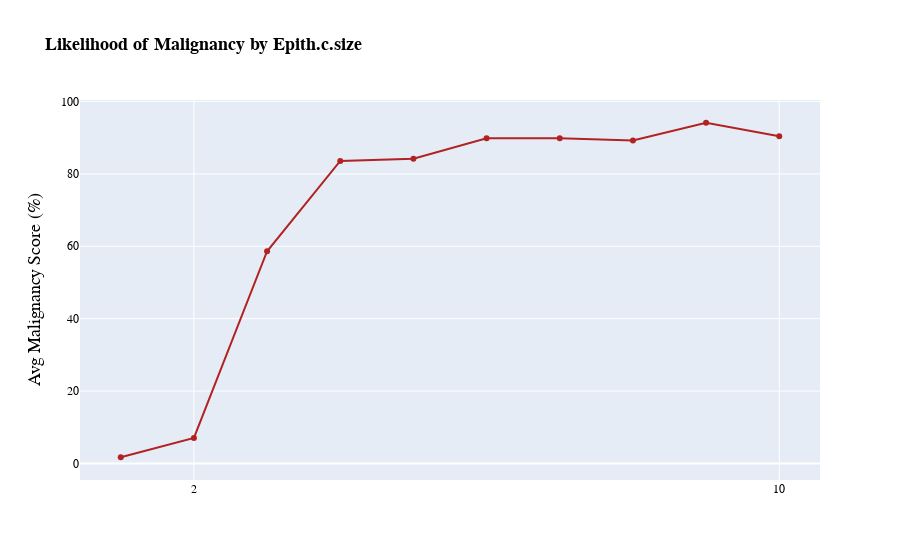

Notebook source saved alongside this figure:
### Code cell
fig = go.Figure()
fig.add_trace(go.Scatter(x=epith.index, y=epith['Score']*100,
                    mode='lines+markers',
                    name='lines+markers', 
                    line=dict(color='firebrick', width=2)))

fig.update_xaxes(tick0=2, dtick=8)

fig.update_layout(title='<b>Likelihood of Malignancy by Epith.c.size</b>',
                  titlefont=dict(size =18, color='black', family='Adobe Garamond'),
                  xaxis=dict(tickfont=dict(family='Adobe Garamond',size=12,color='black')),
                  yaxis=dict(tickfont=dict(family='Adobe Garamond',size=12,color='black')),
                   yaxis_title='Avg Malignancy Score (%)')
fig.update_yaxes(title_font=dict(size=18, family='Adobe Garamond', color='black'))

fig.show()

### Figure 1 — Plotly figure (JSON) as saved in the notebook; plotly's stock layout.template omitted (floating-point values rounded to 4 significant figures)
{"data": [{"line": {"color": "firebrick", "width": 2}, "mode": "lines+markers", "name": "lines+markers", "type": "scatter", "x": [1, 2, 3, 4, 5, 6, 7, 8, 9, 10], "y": [1.709, 7.058, 58.62, 83.59, 84.16, 89.82, 89.83, 89.2, 94.13, 90.39]}], "layout": {"title": {"font": {"color": "black", "family": "Adobe Garamond", "size": 18}, "text": "<b>Likelihood of Malignancy by Epith.c.size</b>"}, "xaxis": {"dtick": 8, "tick0": 2, "tickfont": {"color": "black", "family": "Adobe Garamond", "size": 12}}, "yaxis": {"tickfont": {"color": "black", "family": "Adobe Garamond", "size": 12}, "title": {"font": {"color": "black", "family": "Adobe Garamond", "size": 18}, "text": "Avg Malignancy Score (%)"}}}}
